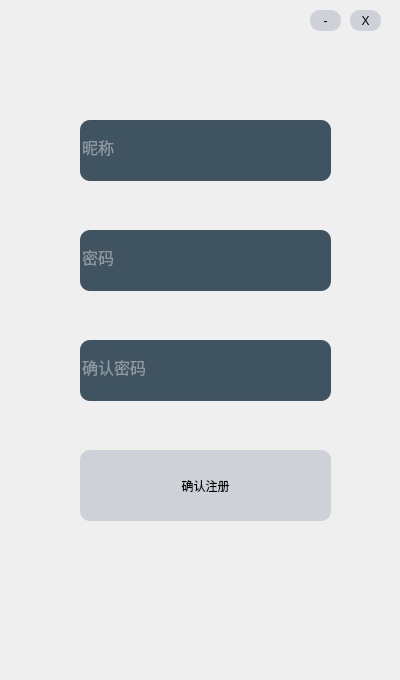
<?xml version="1.0" encoding="UTF-8"?>
<ui version="4.0">
 <class>UserRegister</class>
 <widget class="QWidget" name="UserRegister">
  <property name="geometry">
   <rect>
    <x>0</x>
    <y>0</y>
    <width>400</width>
    <height>680</height>
   </rect>
  </property>
  <property name="windowTitle">
   <string>Form</string>
  </property>
  <property name="styleSheet">
   <string notr="true">QFrame{
border:sold 10px rgba(0,0,0);
background-image:url(:/image/zcbj.jpg);
}
QLineEdit{
color:#8d98a1;
background-color:#405361;
font-size:16px;
border-style:outset;
border-radius:10px;
font-style:MingLiU-ExtB;
}
QToolButton{
background:#ced1d8;
border-style:outset;
border-radius:10px;
}</string>
  </property>
  <layout class="QHBoxLayout" name="horizontalLayout">
   <property name="leftMargin">
    <number>0</number>
   </property>
   <property name="topMargin">
    <number>0</number>
   </property>
   <property name="rightMargin">
    <number>0</number>
   </property>
   <property name="bottomMargin">
    <number>0</number>
   </property>
   <item>
    <widget class="QFrame" name="frame">
     <property name="frameShape">
      <enum>QFrame::StyledPanel</enum>
     </property>
     <property name="frameShadow">
      <enum>QFrame::Raised</enum>
     </property>
     <widget class="MyLineEdit" name="username">
      <property name="geometry">
       <rect>
        <x>80</x>
        <y>120</y>
        <width>251</width>
        <height>61</height>
       </rect>
      </property>
      <property name="text">
       <string>昵称</string>
      </property>
     </widget>
     <widget class="MyLineEdit" name="password">
      <property name="geometry">
       <rect>
        <x>80</x>
        <y>230</y>
        <width>251</width>
        <height>61</height>
       </rect>
      </property>
      <property name="text">
       <string>密码</string>
      </property>
     </widget>
     <widget class="MyLineEdit" name="password2">
      <property name="geometry">
       <rect>
        <x>80</x>
        <y>340</y>
        <width>251</width>
        <height>61</height>
       </rect>
      </property>
      <property name="text">
       <string>确认密码</string>
      </property>
     </widget>
     <widget class="QToolButton" name="confirm">
      <property name="geometry">
       <rect>
        <x>80</x>
        <y>450</y>
        <width>251</width>
        <height>71</height>
       </rect>
      </property>
      <property name="text">
       <string>确认注册</string>
      </property>
      <property name="iconSize">
       <size>
        <width>20</width>
        <height>20</height>
       </size>
      </property>
     </widget>
     <widget class="QToolButton" name="minimize">
      <property name="geometry">
       <rect>
        <x>310</x>
        <y>10</y>
        <width>31</width>
        <height>21</height>
       </rect>
      </property>
      <property name="text">
       <string>-</string>
      </property>
     </widget>
     <widget class="QToolButton" name="close">
      <property name="geometry">
       <rect>
        <x>350</x>
        <y>10</y>
        <width>31</width>
        <height>21</height>
       </rect>
      </property>
      <property name="text">
       <string>X</string>
      </property>
     </widget>
    </widget>
   </item>
  </layout>
 </widget>
 <customwidgets>
  <customwidget>
   <class>MyLineEdit</class>
   <extends>QLineEdit</extends>
   <header>mylineedit.h</header>
  </customwidget>
 </customwidgets>
 <resources/>
 <connections/>
</ui>
